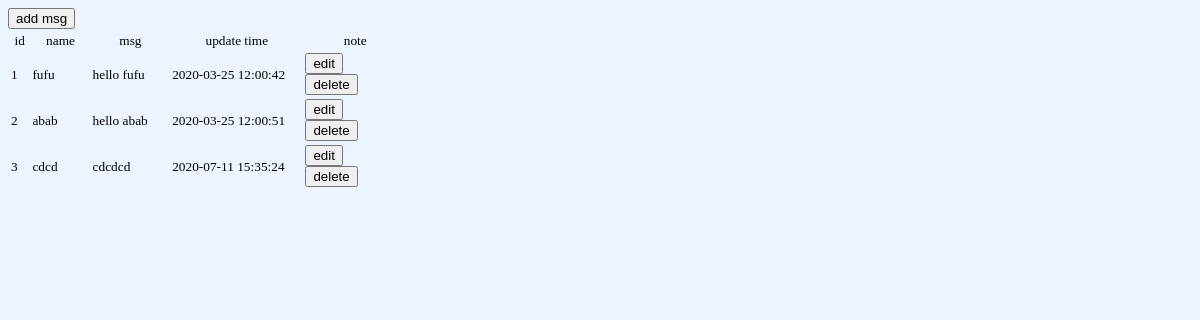
Page /2msg_pure/index.php on the committed database.
### tables this page shows
CREATE TABLE `message_board` (
  `id` int(10) NOT NULL AUTO_INCREMENT,
  `name` varchar(25) NOT NULL,
  `msg` varchar(50) NOT NULL,
  `create_time` datetime NOT NULL,
  `update_time` datetime DEFAULT NULL,
  PRIMARY KEY (`id`)
);

### 2msg_pure/index.php (the view, shortened to what this page needs)
<!DOCTYPE html>
<html lang="en">
<head>
    <link href="css.css" rel="stylesheet" type="text/css">
</head>
<body>
    <button>
        <a href="add.html">add msg</a>
    </button>
    <br>
    <?php
	require_once 'db.php';
	$sql = 'select * from message_board order by id asc';
	$result = mysqli_query($db, $sql);
	if (mysqli_num_rows($result) > 0) {
	?>
        <table border="0" width=400>
            <tr align="center">
                <td>id</td>
                <td>name</td>
                <td>msg</td>
                <td>update time</td>
                <td width=100>note</td>
            </tr>
        <?php
		while ($row = mysqli_fetch_assoc($result)) {
		?>
        <tr>
            <td width=5%>
                <?php echo $row['id']; ?>
            </td>
            <td width=15%>
                <?php echo $row['name']; ?>
            </td>
            <td width=20%>
                <?php echo $row['msg']; ?>
            </td>
            <td width=130>
                <?php echo $row['update_time']; ?>
            </td>
            <td width=100>
                <button>
                    <a href="updata.php?id=<?php echo $row['id']; ?>">edit</a>
                </button>
                <button>
                    <a href="deal.php?delete=1&id=<?php echo $row['id']; ?>">delete</a>
                </button>
            </td>
        </tr>
    <?php
		}
	} else {
		echo 'no msg massage.';
	}
	?>
    </table>
</body>
</html>

### 2msg_pure/css.css (style rules this page uses)
a:link { text-decoration: none; color: #000000; }
body { font-size: 10pt; line-height: 13pt; background-color: #ECF5FF; }

### rows in the picture
message_board: id "1", name "fufu", msg "hello fufu", update_time "2020-03-25 12:00:42"
message_board: id "2", name "abab", msg "hello abab", update_time "2020-03-25 12:00:51"
message_board: id "3", name "cdcd", msg "cdcdcd", update_time "2020-07-11 15:35:24"
